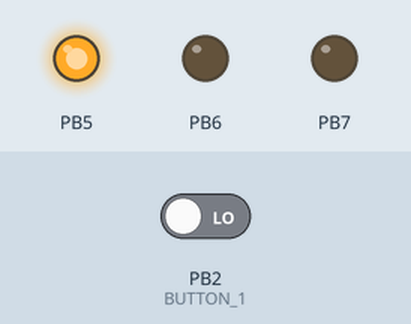
This program was run on a simulated ATmega32, built with avr-gcc and emulated at 8 MHz. On the bench: output pins drawn as LEDs (lit = HIGH). The inputs (shaded band) are chosen by the test bench; at power-on: PB2 (BUTTON_1) LOW.

Above: at 1.0 s.
At 3.0 s:
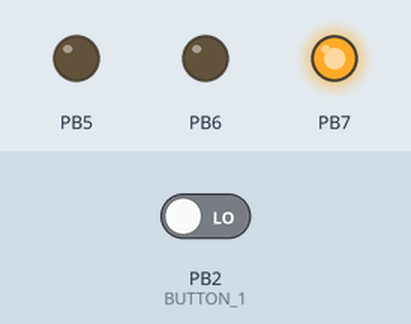
At 5.0 s:
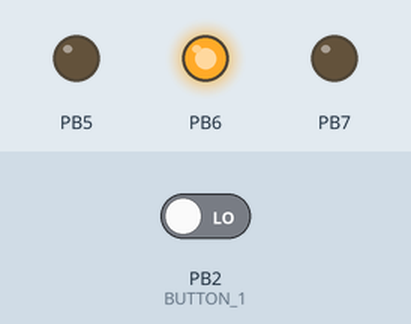
Timing chart, 0 to 7.8 s (numbered marks = the images above):
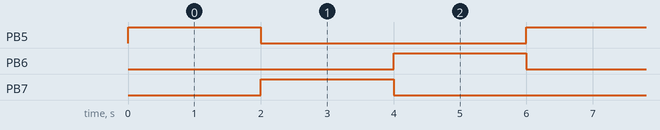

The program:

main.c
```c
/*
 * main.c
 *
 * Created: 2/20/2019 6:29:09 PM
 *  Author: AVE-LAP-016
 */
/*
 * Avelabs_Project.c
 *
 * Created: 2/13/2019 10:53:23 AM
 * Author : AVE-LAP-016
 */

#define F_CPU 8000000u

#include "includes/types.h"
#include "includes/bitwiseOperations.h"
#include "includes/DIO.h"
#include "includes/timer.h"
#include <avr/interrupt.h>
#define GO 0
#define STOP 1
#define GET_READY 2
uint16 counter = 0 ;
uint8 ledState = 0 ;
ISR(TIMER0_COMP_vect)
{
	counter++ ;
	if (counter == 1000)
	{
		ledState++ ;
		counter = 0 ;
	}
}
ISR(INT2_vect)
{
	ledState = STOP ;
	counter = 0 ;
}
void enableExtInt2();
int main(void)
{
	DIO_SetPinDirection(13,OUTPUT);
	DIO_SetPinDirection(14,OUTPUT);
	DIO_SetPinDirection(15,OUTPUT);
	DIO_WritePin(13,OFF);
	DIO_WritePin(14,OFF);
	DIO_WritePin(15,OFF);

	// enable Global Interrupt
	Set_Bit(SREG,IBIT);

	timer_init();
	enableExtInt2();

	while (1)
	{
		switch (ledState%3)
		{
			case GO :
			   DIO_WritePin(13,ON);
			   DIO_WritePin(15,OFF);
			   DIO_WritePin(14,OFF);
			   break;
			case STOP :
			   DIO_WritePin(13,OFF);
			   DIO_WritePin(15,ON);
			   DIO_WritePin(14,OFF);
			   break;
			case GET_READY :
			   DIO_WritePin(13,OFF);
			   DIO_WritePin(15,OFF);
			   DIO_WritePin(14,ON);
			   break;

		}

	}
	return 0 ;
}
void enableExtInt2()
{
	Set_Bit(GICR,INT2);
	Set_Bit(MCUCSR,ISC2);
	DIO_SetPinDirection(BUTTON_1,INPUT);
}
```

timer.c
```c
/*
 * timer.c
 *
 * Created: 2/14/2019 9:28:36 AM
 *  Author: AVE-LAP-016
 */
#include "../includes/timer.h"

void timer_init(void)
{
	TCNT0 = 0 ;
	OCR0 = 249 ;
	TIFR = (1<<OCF0) ;
	TCCR0 = (1<<CS0)|(1<<CS1)|(1<<WGM1) ;
	Set_Bit(TIMSK,OCIE0);
}

void timer_delay(uint32 n)
{
	TCNT0 = 0 ;
	for (uint16 i = 0 ; i < n ; i++)
	{
	  // count one millisecond
      while(Get_Bit(TIFR,OCF0) == 0 );
      // clear the OC flag to be ready for another millisecond
      TIFR = (1<<OCF0) ;
	}
}
```

bitwiseOperations.h
```c
/*
 * bitwiseOperations.h
 *
 * Created: 2/13/2019 11:37:54 AM
 *  Author: AVE-LAP-016
 */


#ifndef BITWISEOPERATIONS_H_
#define BITWISEOPERATIONS_H_
#include "types.h"

#define Set_Bit(Register,Bit)    ( Register |= (uint8)(1<<Bit) )
#define Clear_Bit(Register,Bit)  (Register &= ~(uint8)(1<<Bit))
#define Get_Bit(Register,Bit)    ( (uint8)(Register & (uint8)(1<<Bit)) >> Bit )
#define Toggle_Bit(Register,Bit) (Register ^= (uint8)(1<<Bit))


#endif /* BITWISEOPERATIONS_H_ */
```

timer.h
```c
/*
 * timer.h
 *
 * Created: 2/14/2019 9:29:02 AM
 *  Author: AVE-LAP-016
 */


#ifndef TIMER_H_
#define TIMER_H_
#include "../includes/types.h"
#include "../includes/bitwiseOperations.h"
#include "../includes/DIO.h"

#define TCCR0 *((volatile uint8*) (0x53))
#define TCNT0 *((volatile uint8*) (0x52))
#define OCR0  *((volatile uint8*) (0x5C))
#define TIFR  *((volatile uint8*) (0x58))
#define OCF0 1
#define CS0 0
#define CS1 1
#define CS2 2
#define WGM1 3
#define WGM0 0
#define ONE_SECOND 1000 // 1000 milliseconds
#define TIMSK *((volatile uint8*) (0x59))
#define SREG *((volatile uint8*) (0x5F))
#define IBIT 7
#define OCIE0 1
#define GIFR *((volatile uint8*) (0x5A))
#define GICR *((volatile uint8*) (0x5B))
#define MCUCSR *((volatile uint8*) (0x54))
#define INTF2 5
#define INT2 5
#define ISC2 6

void timer_init(void);

void timer_delay(uint32 n);

#endif /* TIMER_H_ */
```

types.h
```c
/*
 * types.h
 *
 * Created: 2/13/2019 10:54:00 AM
 *  Author: AVE-LAP-016
 */


#ifndef TYPES_H_
#define TYPES_H_
/* variable types */
typedef unsigned char uint8 ;
typedef char sint8 ;
typedef unsigned short uint16 ;
typedef signed short sint16 ;
typedef unsigned long uint32 ;
typedef signed long sint32 ;
typedef unsigned long long uint64 ;
typedef signed long long sint64 ;
/* pointer types */
typedef uint8* ptru8 ; //uint8*
typedef sint8* ptrs8 ;
typedef unsigned short* ptru16 ;
typedef signed short* ptrs16 ;
typedef unsigned long* ptru32 ;
typedef signed long* ptrs32 ;
typedef unsigned long long* ptru64 ;
typedef signed long long* ptrs64 ;


#endif /* TYPES_H_ */
```

DIO.c
```c
/*
 * memory_mapped_registers.c
 *
 * Created: 2/13/2019 3:19:57 PM
 *  Author: AVE-LAP-016
 */
#include "../includes/DIO.h"

void DIO_WritePin(uint8 PinNum,uint8 PinValue){
	if(PinValue == 0)
	{
		if( (PinNum >= 0) && (PinNum <= 7)){
			Clear_Bit(PORTA,(PinNum%8));
		}
		else if( (PinNum >= 8) && (PinNum <= 15)){
			Clear_Bit(PORTB,(PinNum%8));
		}
		else if( (PinNum >= 16) && (PinNum <= 23)){
			Clear_Bit(PORTC,(PinNum%8));
		}
		else if( (PinNum >=24) && (PinNum <= 31)) {
			Clear_Bit(PORTD,(PinNum%8));
		}
	}
	if(PinValue == 1)
	{
		if( (PinNum >= 0) && (PinNum <= 7)){
			Set_Bit(PORTA,(PinNum%8));
		}
		else if( (PinNum >= 8) && (PinNum <= 15)){
			Set_Bit(PORTB,(PinNum%8));
		}
		else if( (PinNum >= 16) && (PinNum <= 23)){
			Set_Bit(PORTC,(PinNum%8));
		}
		else if( (PinNum >=24) && (PinNum <= 31)) {
			Set_Bit(PORTD,(PinNum%8));
		}
	}
}
uint8 DIO_ReadPin(uint8 PinNum){
	uint8 bit_status = 0 ;
	if( (PinNum >= 0) && (PinNum <= 7)){
	      bit_status = Get_Bit(PINA,(PinNum%8));
	}
	else if( (PinNum >= 8) && (PinNum <= 15)){
		bit_status = Get_Bit(PINB,(PinNum%8));
	}
	else if( (PinNum >= 16) && (PinNum <= 23) ){
		bit_status = Get_Bit(PINC,(PinNum%8));
	}
	else if( (PinNum >=24) && (PinNum <= 31)) {
		bit_status = Get_Bit(PIND,(PinNum%8));
	}
	else
	bit_status = 0 ;

	return bit_status ;

}
void DIO_SetPinDirection(uint8 PinNum,uint8 PinDirection){
	if(PinDirection == 0)
	{
		if( (PinNum >= 0) && (PinNum <= 7)){
			Clear_Bit(DDRA,(PinNum%8));
		}
		else if( (PinNum >= 8) && (PinNum <= 15)){
			Clear_Bit(DDRB,(PinNum%8));
		}
		else if( (PinNum >= 16) && (PinNum <= 23)){
			Clear_Bit(DDRC,(PinNum%8));
		}
		else if( (PinNum >=24) && (PinNum <= 31)) {
			Clear_Bit(DDRD,(PinNum%8));
		}
	}
	if(PinDirection == 1)
	{
		if( (PinNum >= 0) && (PinNum <= 7)){
			Set_Bit(DDRA,(PinNum%8));
		}
		else if( (PinNum >= 8) && (PinNum <= 15)){
			Set_Bit(DDRB,(PinNum%8));
		}
		else if( (PinNum >= 16) && (PinNum <= 23)){
			Set_Bit(DDRC,(PinNum%8));
		}
		else if( (PinNum >=24) && (PinNum <= 31)) {
			Set_Bit(DDRD,(PinNum%8));
		}
	}
}
```

DIO.h
```c
/*
 * DIO.h
 *
 * Created: 2/13/2019 3:09:01 PM
 *  Author: AVE-LAP-016
 */


#ifndef MEMORY_MAPPED_REGISTERS_H_
#define MEMORY_MAPPED_REGISTERS_H_
#include "../includes/types.h"
#include "../includes/bitwiseOperations.h"
#include "../includes/DIO_Config.h"
#define INPUT 0
#define OUTPUT 1
#define OFF 0
#define ON 1
#define LOW 0
#define HIGH 1

#define PINA *((volatile uint8*) (0x39))
#define PINB *((volatile uint8*) (0x36))
#define PINC *((volatile uint8*) (0x33))
#define PIND *((volatile uint8*) (0x30))

#define DDRA *((volatile uint8*) (0x3a))
#define DDRB *((volatile uint8*) (0x37))
#define DDRC *((volatile uint8*) (0x34))
#define DDRD *((volatile uint8*) (0x31))

#define PORTA *((volatile uint8*) (0x3b))
#define PORTB *((volatile uint8*) (0x38))
#define PORTC *((volatile uint8*) (0x35))
#define PORTD *((volatile uint8*) (0x32))


void DIO_WritePin(uint8 PinNum,uint8 PinValue);
uint8 DIO_ReadPin(uint8 PinNum);
void DIO_SetPinDirection(uint8 PinNum,uint8 PinDirection);


#endif /* MEMORY_MAPPED_REGISTERS_H_ */
```

DIO_Config.h
```c
/*
 * DIO_Config.h
 *
 * Created: 2/19/2019 10:01:29 AM
 *  Author: AVE-LAP-016
 */


#ifndef DIO_CONFIG_H_
#define DIO_CONFIG_H_

#define PINA0 0
#define PINA1 1
#define PINA2 2
#define PINA3 3
#define PINA4 4
#define PINA5 5
#define PINA6 6
#define PINA7 7

#define PINB0 8
#define PINB1 9
#define PINB2 10
#define PINB3 11
#define PINB4 12
#define PINB5 13
#define PINB6 14
#define PINB7 15

#define PINC0 16
#define PINC1 17
#define PINC2 18
#define PINC3 19
#define PINC4 20
#define PINC5 21
#define PINC6 22
#define PINC7 23

#define PIND0 24
#define PIND1 25
#define PIND2 26
#define PIND3 27
#define PIND4 28
#define PIND5 29
#define PIND6 30
#define PIND7 31

#define BUTTON_0 PINC4
#define BUTTON_1 PINB2


#endif /* DIO_CONFIG_H_ */
```

Measured:
- by itself, PB5–7: alternates HIGH for 2.0 s and LOW for 4.0 s
- by itself, everything shown: repeats every 6.0 s, in 3 steps
